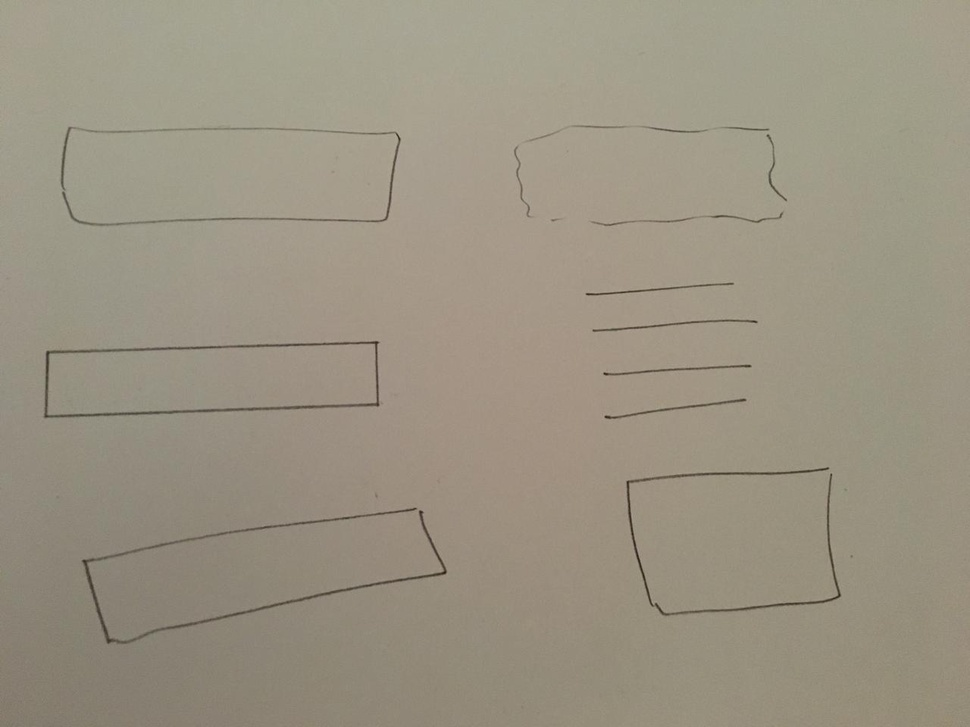
#> input picture RectanglesTest.jpeg, 970 x 727 px, shrunk from 1280 x 960 before the run
$ python -i LabelDetection.py   (imports and definitions only)
#> lines starting #> are read from the running program, lines starting #| are printed output that depends on the picture; after the words box and inside, x2 and y2 are one past the last pixel; in counts of white or black regions, pixels touching at a corner belong together
from matplotlib import pyplot as plt
import cv2
import numpy as np
import random

# Tuning Parameters
sigma = 0.33  # Canny's formula
dilationIterations = 2
epsilonFactor = 0.01

def labelDetection(scrImagePath):

#> called with scrImagePath = 'RectanglesTest.jpeg'
    img = cv2.imread(scrImagePath)
#> img is the input picture: shape (727, 970, 3); mean B, G, R 130.5, 147.4, 155
    kernel = np.ones((1, 1), np.uint8)

    detectedLabels = []

    v = np.median(img)
#> v = 145
    lower = int(max(0, (1.0 - sigma) * v))
#> lower = 97
    upper = int(min(255, (1.0 + sigma) * v))
#> upper = 192
    edges = cv2.Canny(img, lower, upper)
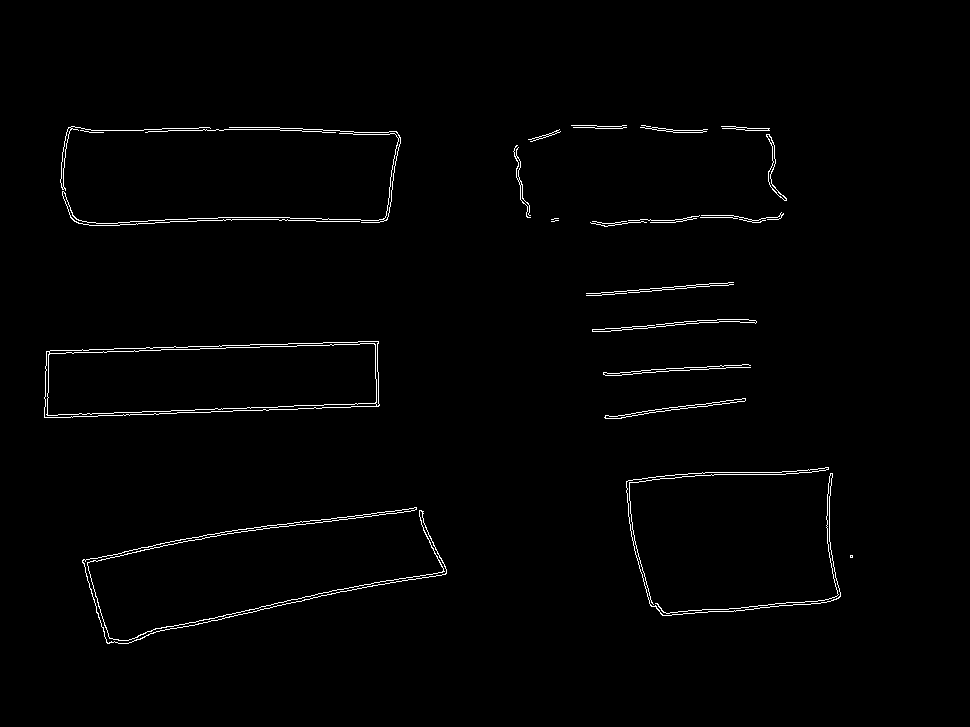
#> edges: shape (727, 970); 1.2% white in thin lines or dots, all inside (x1, y1, x2, y2) = (44, 125, 853, 644)

    img_gray = cv2.cvtColor(img, cv2.COLOR_BGR2GRAY)

    edges = cv2.morphologyEx(edges,cv2.MORPH_CLOSE,kernel)
    dil = cv2.dilate(edges, kernel, iterations=dilationIterations)
    erod = cv2.erode(dil,kernel,iterations=1)


    # Smoothing the image using 2d_Filter
    kernel0 = np.ones((5, 5), np.float32) / 25
    filter = cv2.filter2D(erod, -1, kernel0)


    # Apply Threshold
    contours, hierarchy = cv2.findContours(filter,cv2.RETR_TREE,cv2.CHAIN_APPROX_SIMPLE)
#> contours = 20 contours; largest, box (x1, y1, x2, y2) and area: (58, 124, 403, 228) 32246, (80, 505, 449, 646) 29442, (624, 465, 843, 618) 28201, (65, 131, 396, 222) 26960, (631, 472, 836, 611) 23806
    hierarchyCounter = 0

    #A loop over contours to check which of them has lines that lies within the zigzag range
    for c in contours:
        approx = cv2.approxPolyDP(c, epsilonFactor * cv2.arcLength(c,True),True)

        #cv2.drawContours(img,c,-1,(random.randint(0,255), random.randint(0,255), random.randint(0,255)),10)

        if len(approx) > 10 and len(approx) < 40 and (hierarchy[0][hierarchyCounter][2] == -1) and (hierarchy[0][hierarchyCounter][3] == -1) :

            x,y,w,h = cv2.boundingRect(approx)
            img = cv2.rectangle(img,(x,y),(x+w,y+h),(random.randint(0,255), random.randint(0,255), random.randint(0,255)),5)

            detectedLabels.append(approx)

        hierarchyCounter += 1
#> this loop made 20 passes
#> (x, y, w, h) on passes 14, 16: (511, 143, 22, 77), (719, 124, 70, 79)
#> approx on passes 1, 2, 7, 8, 9, 11: [[848, 553], [848, 559], [854, 559], [854, 553]], [[448, 567], [418, 505], [80, 558], [105, 645]], [[752, 363], [601, 370], [601, 376], [752, 369]], [[380, 339], [48, 348], [42, 419], [380, 408]], [[373, 347], [372, 401], [49, 412], [52, 355]], [[735, 280], [584, 291], [584, 297], [735, 286]]
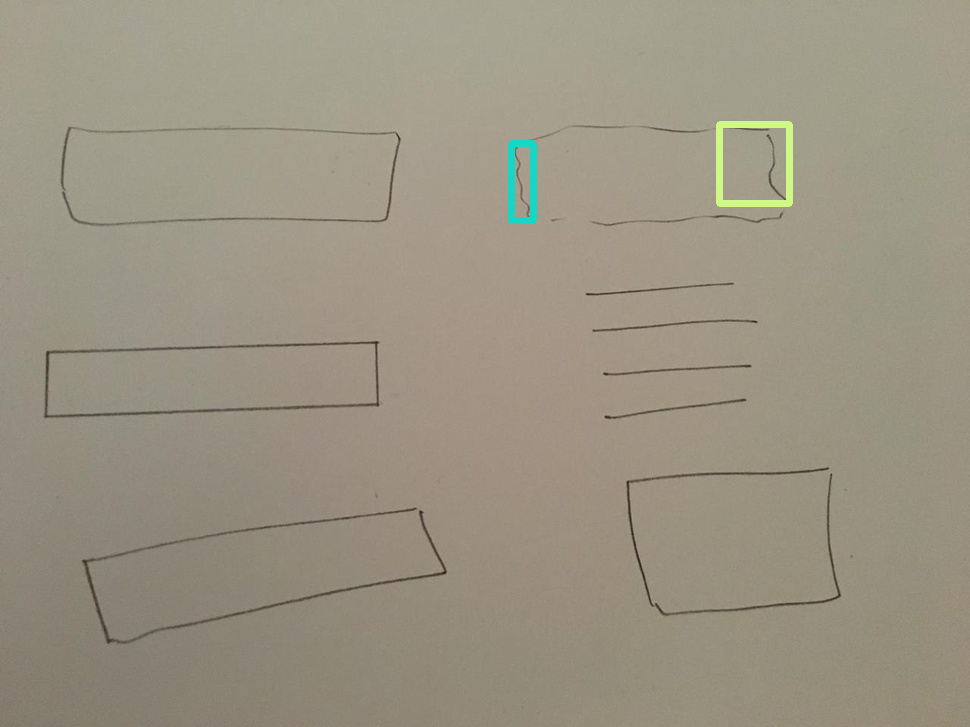
#> img: shape (727, 970, 3); 0.49% of pixels changed, all inside (x1, y1, x2, y2) = (508, 121, 793, 224)
#> after the loop, detectedLabels = 2 contours; box (x1, y1, x2, y2) and area: (719, 124, 789, 203) 877, (511, 143, 533, 220) 552

    cv2.imshow('text',img)
    return detectedLabels

>>> result = labelDetection('RectanglesTest.jpeg')
#> result has the same summary as detectedLabels in labelDetection

$ run again, on zigzag.jpeg
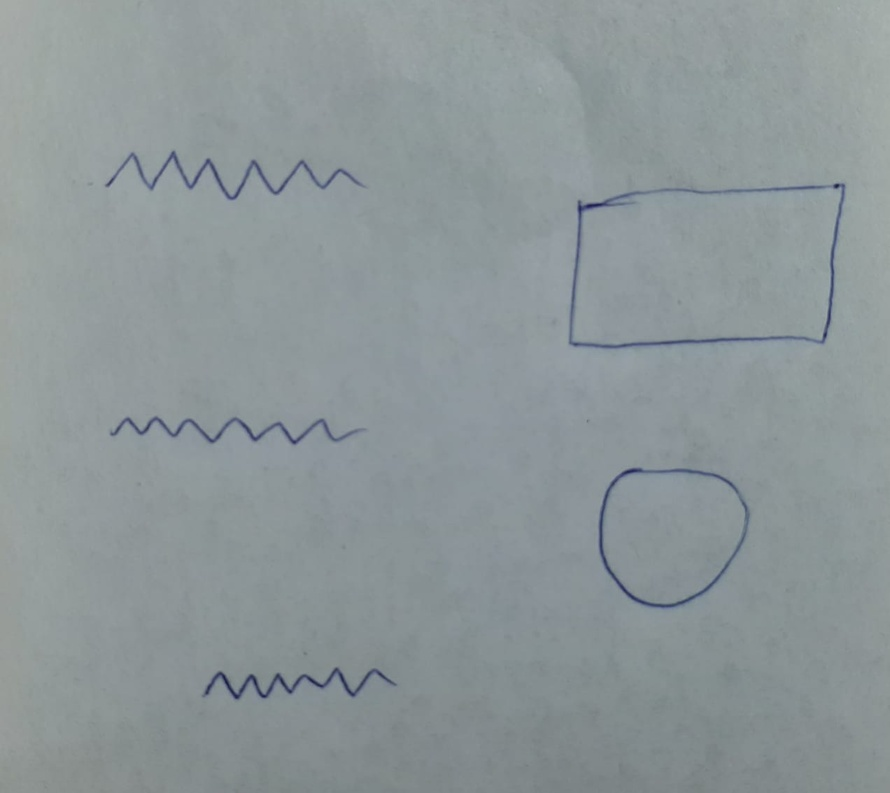
#> input picture zigzag.jpeg, 890 x 793 px, shrunk from 1272 x 1134 before the run
#> in labelDetection, img is the input picture: shape (793, 890, 3); mean B, G, R 153.1, 150.9, 141.6
#> v = 150
#> lower = 100
#> upper = 199
#> in labelDetection, `edges = cv2.Canny(img, lower, upper)`:
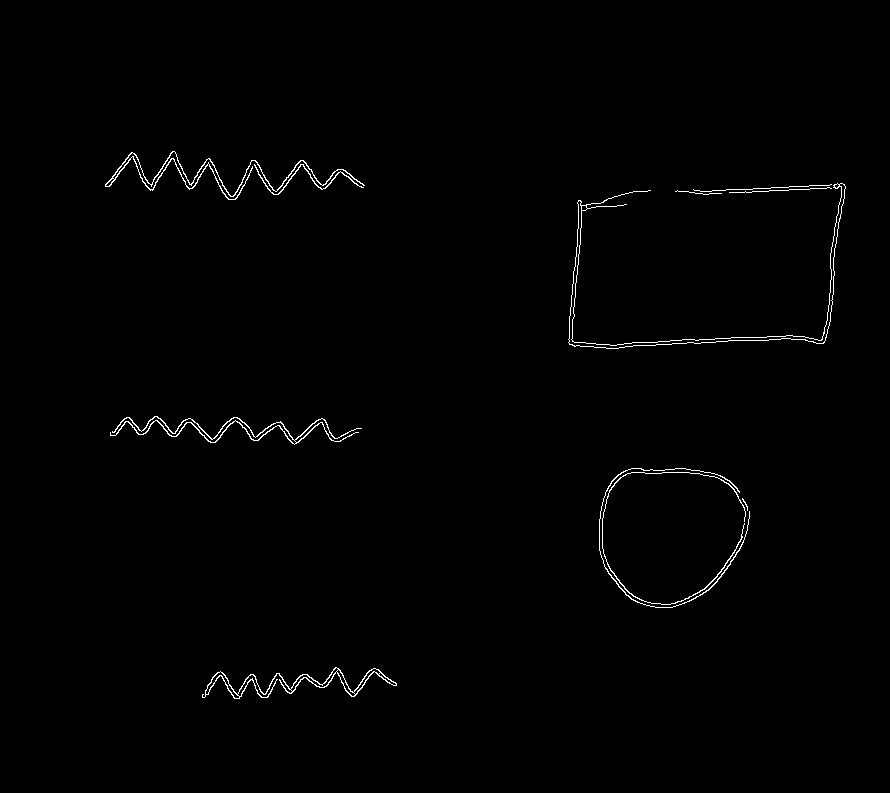
#> edges: shape (793, 890); 0.77% white in thin lines or dots, all inside (x1, y1, x2, y2) = (105, 151, 846, 699)
#> contours = 6 contours; box (x1, y1, x2, y2) and area: (597, 466, 752, 610) 17781, (604, 474, 744, 603) 13920, (566, 181, 848, 351) 5864, (103, 149, 367, 202) 4088, (108, 414, 364, 447) 3227, (200, 665, 399, 701) 2826
#> the loop in labelDetection, `for c in contours:` made 6 passes
#> (x, y, w, h) on passes 1, 4, 6: (200, 665, 199, 36), (108, 414, 256, 33), (103, 149, 264, 53)
#> after the loop in labelDetection, `for c in contours:`:
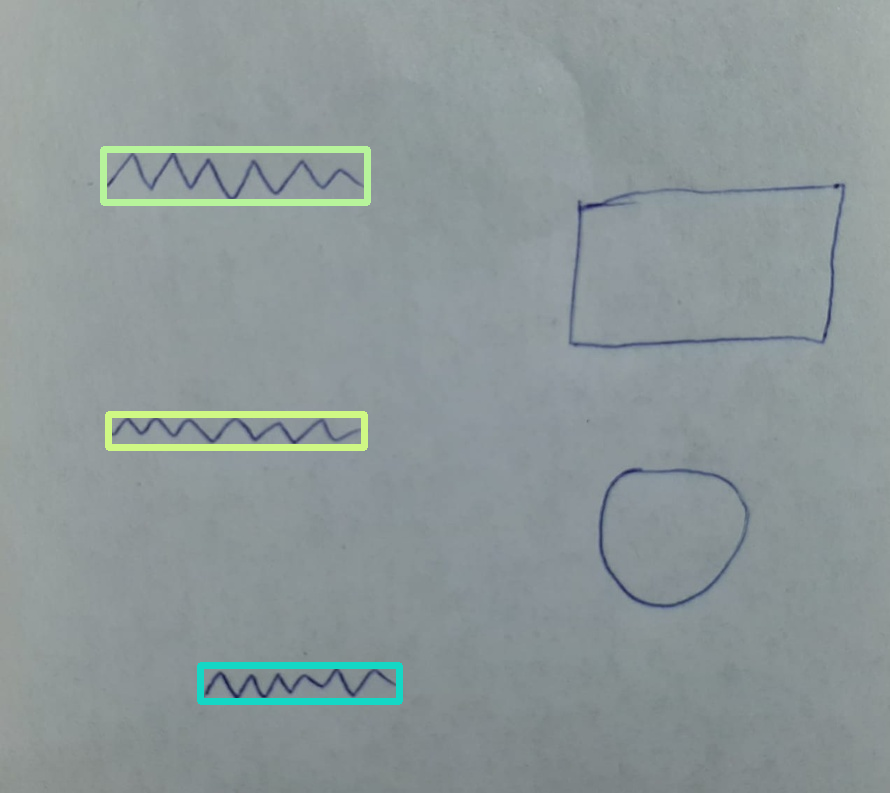
#> img: shape (793, 890, 3); mean B, G, R 153.2, 152.4, 141.6
#> after the loop in labelDetection, `for c in contours:`: detectedLabels = 3 contours; box (x1, y1, x2, y2) and area: (103, 149, 367, 202) 2880, (108, 414, 364, 447) 2236, (200, 665, 399, 701) 1996
#> result has the same summary as detectedLabels in labelDetection
